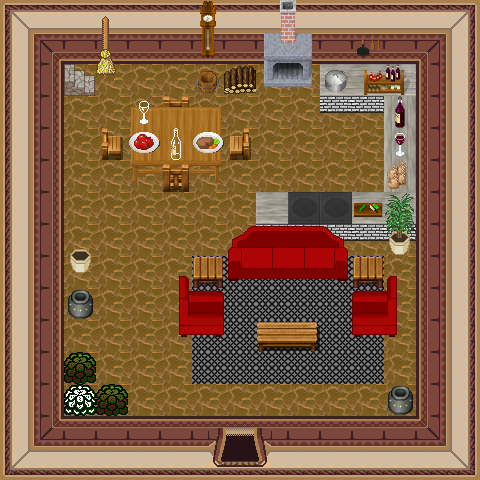

This game map was drawn from its Tiled (.tmx) file and the tilesets committed beside it. A one-line description and the trimmed map source follow:
An orthogonal 15x15 tile map with 32x32 px tiles, 4 tile layers (0_floor, 1_terrain, 2_object, 3_roof), 3 hidden layers not drawn, 30 tilesets.

<map version="1.0" tiledversion="1.1.3" orientation="orthogonal" renderorder="right-down" width="15" height="15" tilewidth="32" tileheight="32" infinite="0" nextobjectid="1">
 <tileset firstgid="1" name="wall red" tilewidth="32" tileheight="32" tilecount="16" columns="4">
  <image source="../../tileset/building/wall/int_wall_dark_red.png" width="128" height="128" />
 </tileset>
 <tileset firstgid="17" name="int red wall" tilewidth="32" tileheight="32" tilecount="16" columns="4">
  <image source="../../tileset/building/wall/int_wall_dark_red_corners.png" width="128" height="128" />
 </tileset>
 <tileset firstgid="33" name="dark red ns" tilewidth="32" tileheight="32" tilecount="12" columns="3">
  <image source="../../tileset/building/entrance/dark_red_ns.png" width="96" height="128" />
 </tileset>
 <tileset firstgid="45" name="brush" tilewidth="32" tileheight="32" tilecount="3" columns="1">
  <image source="../../tileset/item/brush.png" width="32" height="96" />
 </tileset>
 <tileset firstgid="48" name="red wine" tilewidth="32" tileheight="32" tilecount="4" columns="2">
  <image source="../../tileset/item/drink/red_wine.png" width="64" height="64" />
 </tileset>
 <tileset firstgid="52" name="food meals 1" tilewidth="32" tileheight="32" tilecount="2" columns="2">
  <image source="../../tileset/item/food/meals_1.png" width="64" height="32" />
 </tileset>
 <tileset firstgid="54" name="pot grey" tilewidth="32" tileheight="32" tilecount="1" columns="1">
  <image source="../../tileset/item/pot/pot_grey.png" width="32" height="32" />
 </tileset>
 <tileset firstgid="55" name="carpets" tilewidth="32" tileheight="32" tilecount="8" columns="4">
  <image source="../../tileset/furniture/carpet/carpets.png" width="128" height="64" />
 </tileset>
 <tileset firstgid="63" name="sofa red" tilewidth="32" tileheight="32" tilecount="6" columns="3">
  <image source="../../tileset/furniture/chair/sofa_red.png" width="96" height="64" />
 </tileset>
 <tileset firstgid="69" name="table with hob pale" tilewidth="32" tileheight="32" tilecount="3" columns="3">
  <image source="../../tileset/furniture/table/table_with_hob_pale.png" width="96" height="32" />
 </tileset>
 <tileset firstgid="72" name="oriental plant" tilewidth="32" tileheight="32" tilecount="2" columns="1">
  <image source="../../tileset/plant/indoor/oriental_plant.png" width="32" height="64" />
 </tileset>
 <tileset firstgid="74" name="bench" tilewidth="32" tileheight="32" tilecount="3" columns="3">
  <image source="../../tileset/furniture/table/bench.png" width="96" height="32" />
 </tileset>
 <tileset firstgid="77" name="logic/collision" tilewidth="32" tileheight="32" tilecount="1" columns="1">
  <image source="../../tileset/logic/collision.png" width="32" height="32" />
 </tileset>
 <tileset firstgid="78" name="hosta" tilewidth="32" tileheight="32" tilecount="9" columns="3">
  <image source="../../tileset/plant/bush/hosta.png" width="96" height="96" />
 </tileset>
 <tileset firstgid="87" name="barrel" tilewidth="32" tileheight="32" tilecount="2" columns="1">
  <image source="../../tileset/item/pot/barrel.png" width="32" height="64" />
 </tileset>
 <tileset firstgid="89" name="chair wooden" tilewidth="32" tileheight="32" tilecount="5" columns="5">
  <image source="../../tileset/furniture/chair/wooden.png" width="160" height="32" />
 </tileset>
 <tileset firstgid="94" name="armchair red" tilewidth="32" tileheight="32" tilecount="28" columns="4">
  <image source="../../tileset/furniture/chair/armchair_red.png" width="128" height="224" />
 </tileset>
 <tileset firstgid="122" name="household items" tilewidth="32" tileheight="32" tilecount="16" columns="4">
  <image source="../../tileset/item/household/food_preparation.png" width="128" height="128" />
 </tileset>
 <tileset firstgid="138" name="square" tilewidth="32" tileheight="32" tilecount="1" columns="1">
  <image source="../../tileset/furniture/table/square.png" width="32" height="32" />
 </tileset>
 <tileset firstgid="139" name="dark red detail ns" tilewidth="32" tileheight="32" tilecount="12" columns="3">
  <image source="../../tileset/building/entrance/dark_red_ns_detail.png" width="96" height="128" />
 </tileset>
 <tileset firstgid="151" name="grey pale" tilewidth="32" tileheight="32" tilecount="8" columns="2">
  <image source="../../tileset/furniture/table/grey_pale.png" width="64" height="128" />
 </tileset>
 <tileset firstgid="159" name="items" tilewidth="32" tileheight="32" tilecount="4" columns="2">
  <image source="../../tileset/item/household/food_preparation_2.png" width="64" height="64" />
 </tileset>
 <tileset firstgid="163" name="wooden clock" tilewidth="32" tileheight="32" tilecount="6" columns="1">
  <image source="../../tileset/furniture/clock/wooden_clock.png" width="32" height="192" />
 </tileset>
 <tileset firstgid="169" name="brick base" tilewidth="32" tileheight="32" tilecount="3" columns="3">
  <image source="../../tileset/furniture/table/brick_base.png" width="96" height="32" />
 </tileset>
 <tileset firstgid="172" name="logic/item/sheepfood" tilewidth="32" tileheight="32" tilecount="1" columns="1">
  <image source="../../tileset/logic/item/sheepfood.png" width="32" height="32" />
 </tileset>
 <tileset firstgid="173" name="stairs" tilewidth="32" tileheight="32" tilecount="12" columns="2">
  <image source="../../tileset/building/stairs/stairs.png" width="64" height="192" />
 </tileset>
 <tileset firstgid="185" name="warmer2" tilewidth="32" tileheight="32" tilecount="6" columns="2">
  <image source="../../tileset/furniture/kitchen/warmer_2.png" width="64" height="96" />
 </tileset>
 <tileset firstgid="191" name="table wooden brown" tilewidth="32" tileheight="32" tilecount="9" columns="3">
  <image source="../../tileset/furniture/table/table_wooden_brown.png" width="96" height="96" />
 </tileset>
 <tileset firstgid="200" name="mtpot" tilewidth="32" tileheight="32" tilecount="3" columns="1">
  <image source="../../tileset/item/pot/empty_pot.png" width="32" height="96" />
 </tileset>
 <tileset firstgid="203" name="item/firewood" tilewidth="32" tileheight="32" tilecount="12" columns="3">
  <image source="../../tileset/item/firewood.png" width="96" height="128" />
 </tileset>
 <layer name="0_floor" width="15" height="15">
  <data>[225 cells, 225 non-empty, 18 distinct tile ids]</data>
 </layer>
 <layer name="1_terrain" width="15" height="15">
  <data>[225 cells, 61 non-empty, 46 distinct tile ids]</data>
 </layer>
 <layer name="2_object" width="15" height="15">
  <data>[225 cells, 28 non-empty, 27 distinct tile ids]</data>
 </layer>
 <layer name="3_roof" width="15" height="15">
  <data>[225 cells, 8 non-empty, 8 distinct tile ids]</data>
 </layer>
 <layer name="objects" width="15" height="15" visible="0">
  <data>[225 cells, 2 non-empty, 1 distinct tile ids]</data>
 </layer>
 <layer name="collision" width="15" height="15" visible="0" opacity="0.35">
  <data>[225 cells, 147 non-empty, 1 distinct tile ids]</data>
 </layer>
 <layer name="protection" width="15" height="15" visible="0">
  <data>[225 cells, 0 non-empty, 0 distinct tile ids]</data>
 </layer>
</map>
